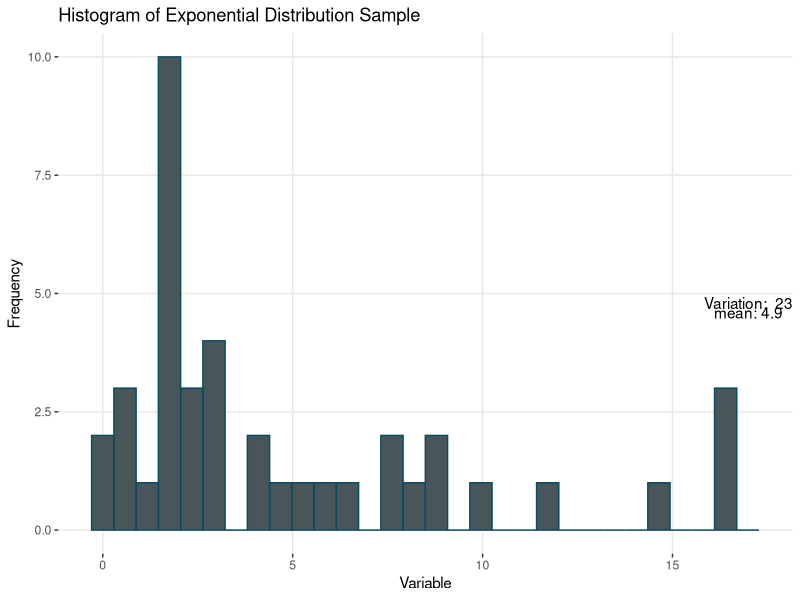
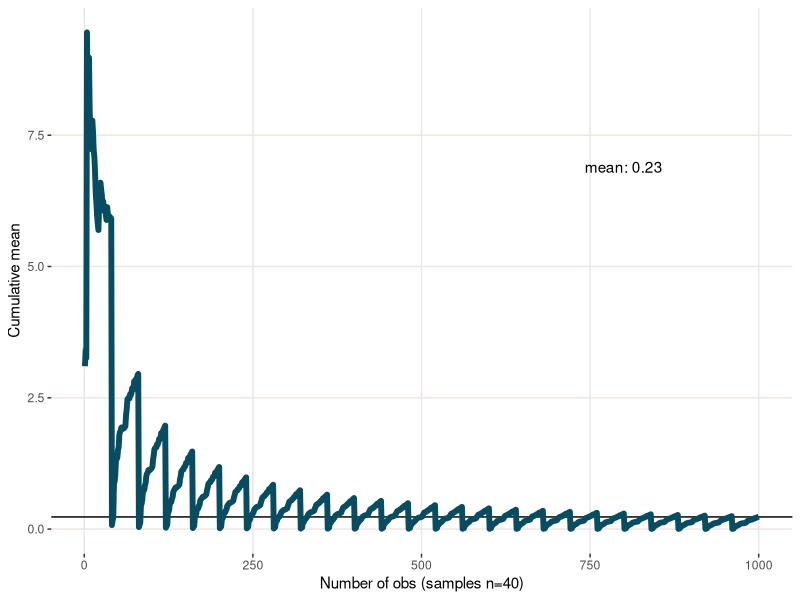
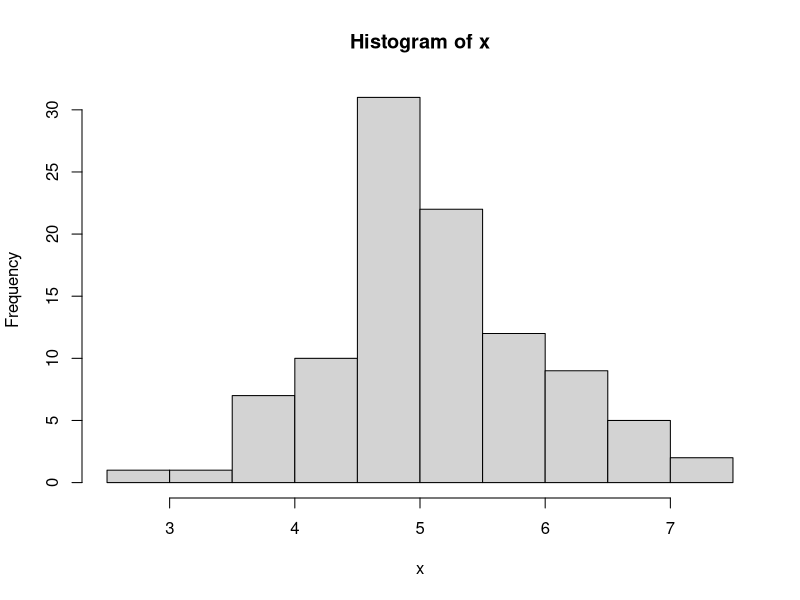
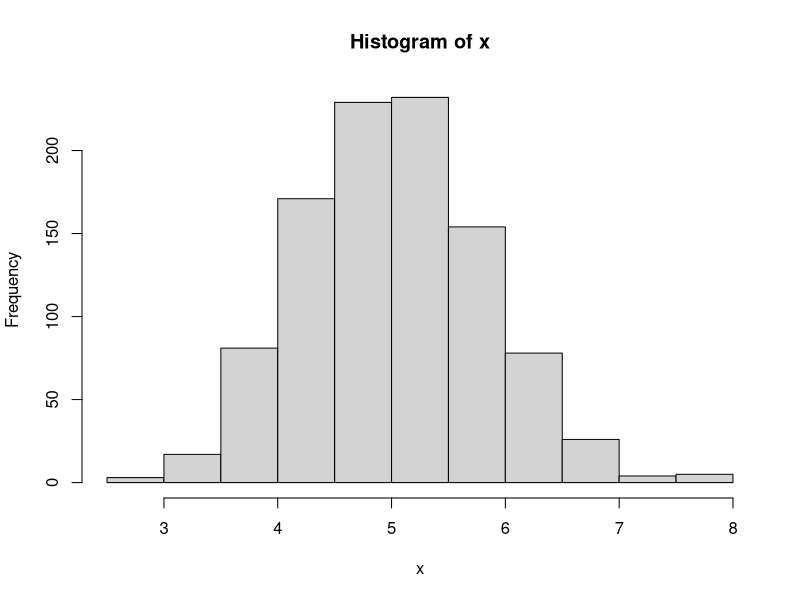

The R script that drew these images, in order:
## ---- chunk 1
library(ggplot2)
def_theme <- theme(
      panel.grid.minor = element_blank(), 
      panel.background = element_rect(colour = "#FFFFFF", fill = "#FFFFFF"), 
      panel.grid=element_line(colour = "#380F36"),
      panel.grid.major = element_line(colour = "#EDE6E3")
)

x <- rexp(n=40, rate = 0.2)

g <- qplot(x, geom="histogram")
g <- g + labs(title="Histogram of Exponential Distribution Sample", x="Variable", y="Frequency")
g <- g + geom_histogram(col="#084C61",  fill="#084C61",  alpha = .2)
g <- g + annotate("text", x = 17, y = 4.8, label = paste("Variation:", formatC(var(x), digits = 2)))
g <- g + annotate("text", x = 17, y = 4.6, label = paste("mean:",formatC(mean(x), digits = 2)))
g <- g + def_theme
g
mean(x)
length(x)
## ---- chunk 2
unbiased_var = sum((x - mean(x))^2) / length(x) - 1
sample_sd = sqrt(unbiased_var)
## ---- chunk 3
n <- 1000
means <- cumsum(rexp(n=40, rate = 0.2))/(1:n)

g <- ggplot(data.frame(x = 1:n, y = means), aes(x = x, y = y))
g <- g + geom_hline(yintercept = means[n - 1]) + geom_line(size = 2, color='#084C61')
g <- g + labs(x = "Number of obs (samples n=40)", y = "Cumulative mean")
g <- g + def_theme
g <- g + annotate("text", x = 800, y = 6.9, label = paste("mean:",formatC(means[n - 1], digits = 2)))
g
## ---- chunk 4
x <- sapply(1:100, function(x) mean(rexp(n=40, rate=0.2)))
var(x)
hist(x)
## ---- chunk 5
x <- sapply(1:1000, function(x) mean(rexp(n=40, rate=0.2)))
hist(x)
